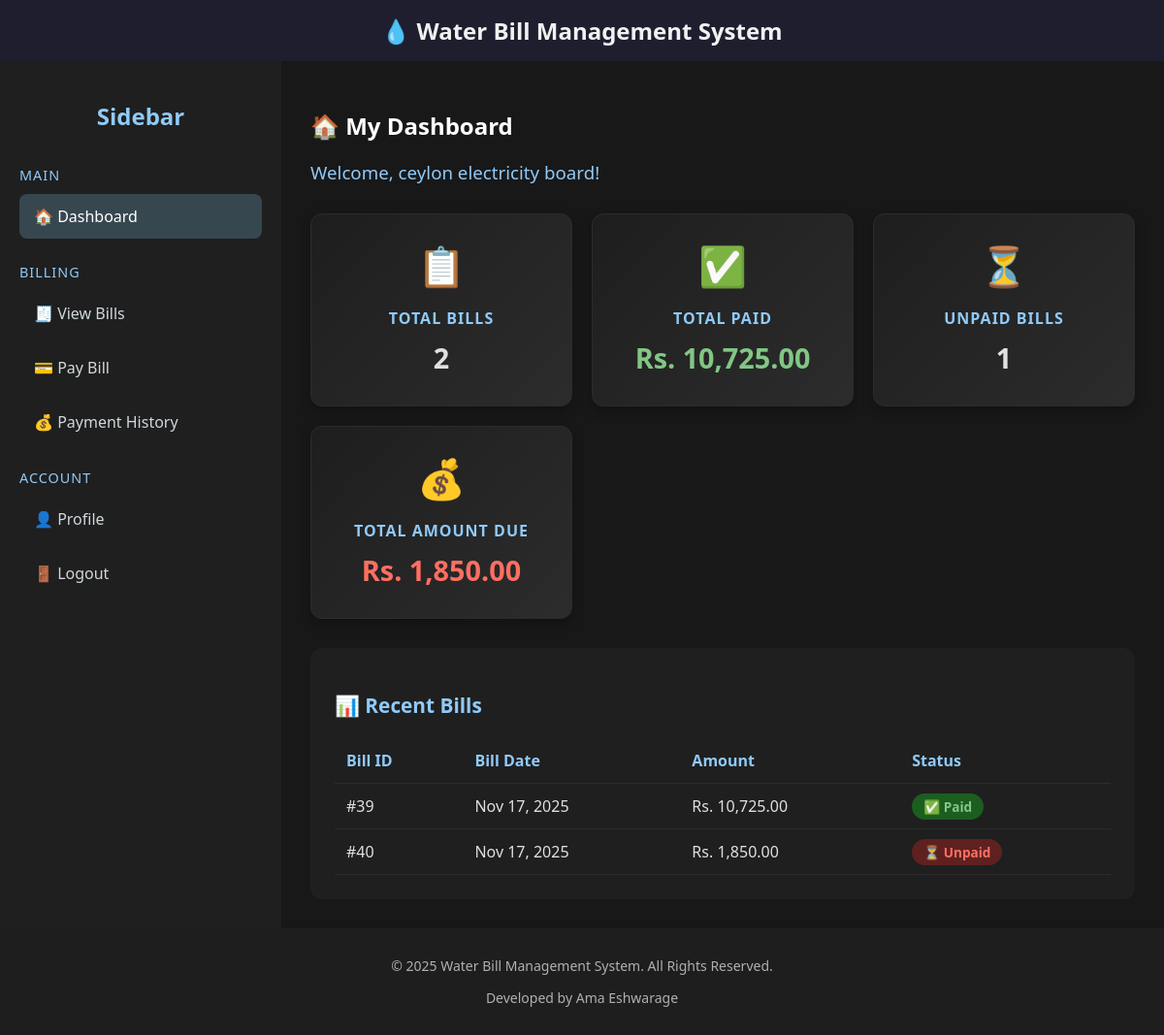
Screenshot of /dashboard.php (signed in) with the database file from the repository.
### tables this page shows
CREATE TABLE `bills` (
  `id` int(11) NOT NULL,
  `customer_id` int(11) NOT NULL,
  `meter_reading_id` int(11) NOT NULL,
  `bill_date` date NOT NULL,
  `due_date` date NOT NULL,
  `amount` decimal(10,2) NOT NULL,
  `units_consumed` int(11) NOT NULL DEFAULT 0,
  `status` enum('paid','unpaid') DEFAULT 'unpaid',
  `created_at` timestamp NOT NULL DEFAULT current_timestamp()
);

### functions.php (called while the page is built, shortened)
<?php
function formatCurrency($amount) {
    return "Rs. " . number_format($amount, 2);
}
?>

### dashboard.php (the view, shortened to what this page needs)
<?php
require_once("../includes/header.php");
require_once("../includes/functions.php");
require_once("../config.php");
$customer_id = $_SESSION['user_id'];
$nameSql = "SELECT name FROM customer WHERE customer_id=?";
$stmt = $conn->prepare($nameSql);
$stmt->bind_param("i", $customer_id);
$stmt->execute();
$stmt->bind_result($customerName);
$customerName = $customerName ?? "Customer";
$billsSql = "SELECT COUNT(*) AS total_bills, COALESCE(SUM(amount), 0) AS total_bill_amount
             FROM bills WHERE customer_id=?";
$stmt = $conn->prepare($billsSql);
$stmt->bind_param("i", $customer_id);
$stmt->execute();
$stmt->bind_result($totalBills, $totalBillAmount);
$paymentsSql = "SELECT COALESCE(SUM(amount), 0) AS total_paid FROM payments WHERE customer_id=?";
$stmt = $conn->prepare($paymentsSql);
$stmt->bind_param("i", $customer_id);
$stmt->execute();
$stmt->bind_result($totalPaid);
$totalDue = $totalBillAmount - $totalPaid;
$unpaidSql = "SELECT COUNT(*) AS unpaid_count
              FROM bills
              WHERE customer_id=? AND status IN ('unpaid', 'overdue')";
$stmt = $conn->prepare($unpaidSql);
$stmt->bind_param("i", $customer_id);
$stmt->execute();
$stmt->bind_result($unpaidCount);
$recentBillsSql = "SELECT id, bill_date, amount, status
                   FROM bills
                   WHERE customer_id=?
                   ORDER BY bill_date DESC
                   LIMIT 5";
$stmt = $conn->prepare($recentBillsSql);
$stmt->bind_param("i", $customer_id);
$stmt->execute();
$recentBillsResult = $stmt->get_result();
?>
<div class="dashboard-wrapper">
    <div class="sidebar">
        <h2>Sidebar</h2>
        <div class="section-title">Main</div>
        <a href="dashboard.php" class="active">🏠 Dashboard</a>
        <div class="section-title">Billing</div>
        <a href="view_bills.php">🧾 View Bills</a>
        <a href="pay_bill.php">💳 Pay Bill</a>
        <a href="payment_history.php">💰 Payment History</a>
        <div class="section-title">Account</div>
        <a href="profile.php">👤 Profile</a>
        <a href="../auth/logout.php">🚪 Logout</a>
    </div>
    <div class="main-content">
        <h2>🏠 My Dashboard</h2>
        <h3 class="welcome">Welcome, <?php echo htmlspecialchars($customerName); ?>!</h3>
        <div class="dashboard-cards">
            <div class="card">
                <div class="card-icon">📋</div>
                <h3>Total Bills</h3>
                <p><?php echo $totalBills; ?></p>
            </div>
            <div class="card paid-card">
                <div class="card-icon">✅</div>
                <h3>Total Paid</h3>
                <p><?php echo formatCurrency($totalPaid); ?></p>
            </div>
            <div class="card">
                <div class="card-icon">⏳</div>
                <h3>Unpaid Bills</h3>
                <p><?php echo $unpaidCount; ?></p>
            </div>
            <div class="card due-card">
                <div class="card-icon">💰</div>
                <h3>Total Amount Due</h3>
                <p><?php echo formatCurrency($totalDue); ?></p>
            </div>
        </div>
        <div class="recent-bills">
            <h3>📊 Recent Bills</h3>
            <?php if ($recentBillsResult->num_rows > 0): ?>
                <table class="bills-table">
                    <thead>
                        <tr>
                            <th>Bill ID</th>
                            <th>Bill Date</th>
                            <th>Amount</th>
                            <th>Status</th>
                        </tr>
                    </thead>
                    <tbody>
                        <?php while ($bill = $recentBillsResult->fetch_assoc()): ?>
                            <tr>
                                <td>#<?php echo $bill['id']; ?></td>
                                <td><?php echo date('M d, Y', strtotime($bill['bill_date'])); ?></td>
                                <td><?php echo formatCurrency($bill['amount']); ?></td>
                                <td>
                                    <span class="status-badge status-<?php echo $bill['status']; ?>">
                                        <?php
                                        if ($bill['status'] == 'paid') echo '✅ Paid';
                                        elseif ($bill['status'] == 'overdue') echo '⚠️ Overdue';
                                        else echo '⏳ Unpaid';
                                        ?>
                                    </span>
                                </td>
                            </tr>
                        <?php endwhile; ?>
                    </tbody>
                </table>
            <?php else: ?>
                <p class="no-bills">📭 No bills available yet.</p>
            <?php endif; ?>
        </div>
    </div>
</div>
<?php
require_once("../includes/footer.php");
?>

### style.css (style rules this page uses)
body { font-family: Arial, sans-serif; margin: 0; padding: 0; background-color: #173450; color: #E0E0E0; }

### dashboard.php (style rules this page uses)
body { margin: 0; font-family: 'Segoe UI', Tahoma, Geneva, Verdana, sans-serif; background-color: #121212; color: #e0e0e0; }
.dashboard-wrapper { display: flex; min-height: 100vh; }
.sidebar { width: 250px; background-color: #1f1f1f; display: flex; flex-direction: column; padding: 20px; }
.sidebar h2 { color: #90caf9; margin-bottom: 20px; font-size: 1.5em; text-align: center; }
.sidebar .section-title { margin: 15px 0 10px; font-size: 0.9em; color: #90caf9; text-transform: uppercase; letter-spacing: 1px; }
.sidebar a { color: #cfd8dc; text-decoration: none; padding: 12px 15px; border-radius: 8px; margin-bottom: 10px; display: flex; align-items: center; gap: 10px; transition: background 0.3s, color 0.3s; }
.sidebar a:hover, .sidebar a.active { background-color: #37474f; color: #fff; }
.main-content { flex: 1; padding: 30px; background-color: #181818; }
h2 { color: #ffffff; margin-bottom: 10px; }
h3.welcome { color: #90caf9; margin-bottom: 30px; font-weight: 400; }
.dashboard-cards { display: grid; grid-template-columns: repeat(auto-fit, minmax(250px, 1fr)); gap: 20px; margin-bottom: 30px; }
.card { background: linear-gradient(135deg, #1e1e1e 0%, #2c2c2c 100%); padding: 25px; border-radius: 12px; text-align: center; box-shadow: 0 4px 12px rgba(0,0,0,0.3); transition: transform 0.2s, box-shadow 0.3s; border: 1px solid #2c2c2c; }
.card-icon { font-size: 2.5em; margin-bottom: 10px; }
.card h3 { color: #90caf9; margin-bottom: 10px; font-size: 1em; text-transform: uppercase; letter-spacing: 1px; }
.card p { font-size: 1.8em; font-weight: bold; color: #e0e0e0; margin: 5px 0; }
.card.due-card p { color: #ff6f61; }
.card.paid-card p { color: #81c784; }
.recent-bills { background-color: #1f1f1f; padding: 25px; border-radius: 12px; margin-top: 30px; }
.recent-bills h3 { color: #90caf9; margin-bottom: 20px; font-size: 1.3em; }
.bills-table { width: 100%; border-collapse: collapse; }
.bills-table th, .bills-table td { padding: 12px; text-align: left; border-bottom: 1px solid #2c2c2c; }
.bills-table th { color: #90caf9; font-weight: 600; }
.status-badge { padding: 4px 12px; border-radius: 20px; font-size: 0.85em; font-weight: 600; }
.status-paid { background-color: #1b5e20; color: #81c784; }
.status-unpaid { background-color: #5f2120; color: #ff6f61; }

### rows the page displays
bills: id "39", bill_date "Nov 17, 2025", amount "Rs. 10,725.00", status "✅ Paid"
bills: id "40", bill_date "Nov 17, 2025", amount "Rs. 1,850.00", status "⏳ Unpaid"

### other values shown
$customerName "ceylon electricity board"
$totalBills "2"
formatCurrency($totalPaid) "Rs. 10,725.00"
$unpaidCount "1"
formatCurrency($totalDue) "Rs. 1,850.00"
